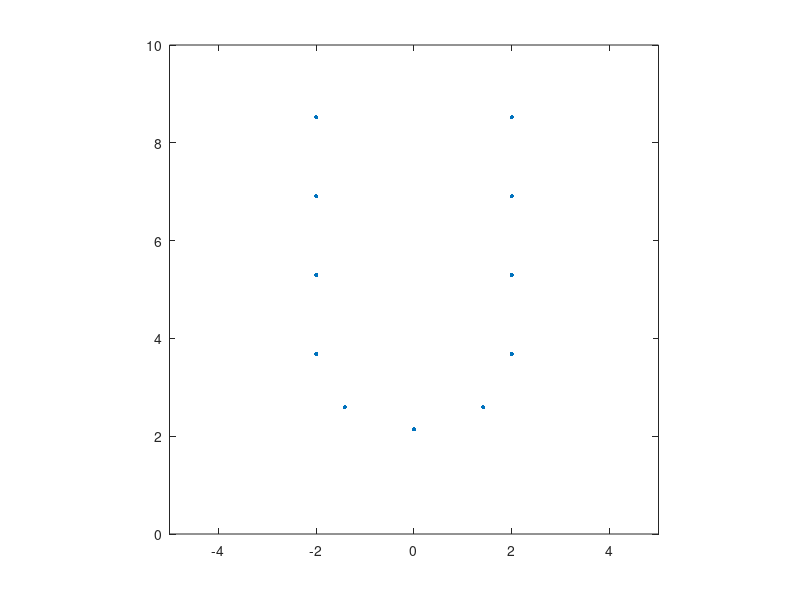

Write the MATLAB code that produced this figure.
%% Develop letters.
close

N = 2.2;

th = linspace(-pi,0,5);
x = 2*cos(th);
y = 1.3*sin(th);

rr = [x',y'-N,zeros(size(x))'];

rr =[0,0,0];
rr(1:4,1) = -2;
rr(1:4,2) = linspace(-N,N,4);

rr(5:8,1) = 2;
rr(5:8,2) = linspace(-N,N,4);

th = linspace(-pi*3/4,-pi/4,3);
x = 2*cos(th);
y = 1.4*sin(th)-N;
rr(9:11,1) = x;
rr(9:11,2) = y;

rr(:,2) = rr(:,2)*1.1 + 6.1;

plot(rr(:,1),rr(:,2),'.','MarkerSize',10)
axis image
axis([-5,5,0,10])